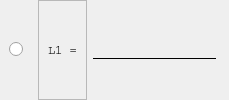
                                 <widget class="QFrame" name="frame_14">
                                  <property name="frameShape">
                                   <enum>QFrame::NoFrame</enum>
                                  </property>
                                  <property name="frameShadow">
                                   <enum>QFrame::Plain</enum>
                                  </property>
                                  <layout class="QHBoxLayout" name="horizontalLayout_7">
                                   <property name="spacing">
                                    <number>6</number>
                                   </property>
                                   <property name="leftMargin">
                                    <number>0</number>
                                   </property>
                                   <property name="topMargin">
                                    <number>0</number>
                                   </property>
                                   <property name="rightMargin">
                                    <number>0</number>
                                   </property>
                                   <property name="bottomMargin">
                                    <number>0</number>
                                   </property>
                                   <item>
                                    <widget class="QFrame" name="frame_21">
                                     <property name="frameShape">
                                      <enum>QFrame::NoFrame</enum>
                                     </property>
                                     <property name="frameShadow">
                                      <enum>QFrame::Plain</enum>
                                     </property>
                                     <layout class="QVBoxLayout" name="verticalLayout_8">
                                      <item>
                                       <widget class="QRadioButton" name="radioButton">
                                        <property name="text">
                                         <string/>
                                        </property>
                                       </widget>
                                      </item>
                                     </layout>
                                    </widget>
                                   </item>
                                   <item>
                                    <widget class="QFrame" name="frame_19">
                                     <property name="frameShape">
                                      <enum>QFrame::StyledPanel</enum>
                                     </property>
                                     <property name="frameShadow">
                                      <enum>QFrame::Raised</enum>
                                     </property>
                                     <layout class="QVBoxLayout" name="verticalLayout_9">
                                      <item>
                                       <widget class="QLabel" name="label_3">
                                        <property name="font">
                                         <font>
                                          <family>Courier</family>
                                         </font>
                                        </property>
                                        <property name="text">
                                         <string>L1 =</string>
                                        </property>
                                       </widget>
                                      </item>
                                     </layout>
                                    </widget>
                                   </item>
                                   <item>
                                    <widget class="QFrame" name="frame_20">
                                     <property name="frameShape">
                                      <enum>QFrame::NoFrame</enum>
                                     </property>
                                     <property name="frameShadow">
                                      <enum>QFrame::Plain</enum>
                                     </property>
                                     <layout class="QVBoxLayout" name="verticalLayout_10">
                                      <property name="spacing">
                                       <number>0</number>
                                      </property>
                                      <property name="leftMargin">
                                       <number>0</number>
                                      </property>
                                      <property name="topMargin">
                                       <number>0</number>
                                      </property>
                                      <property name="rightMargin">
                                       <number>0</number>
                                      </property>
                                      <property name="bottomMargin">
                                       <number>0</number>
                                      </property>
                                      <item>
                                       <widget class="QLineEdit" name="CR_L1">
                                        <property name="sizePolicy">
                                         <sizepolicy hsizetype="Expanding" vsizetype="Fixed">
                                          <horstretch>0</horstretch>
                                          <verstretch>0</verstretch>
                                         </sizepolicy>
                                        </property>
                                        <property name="minimumSize">
                                         <size>
                                          <width>50</width>
                                          <height>0</height>
                                         </size>
                                        </property>
                                        <property name="styleSheet">
                                         <string notr="true">QLineEdit{
	border:transparent;
	background: transparent;
	border-bottom: 1px solid black;
	font: 14px;

}


QLineEdit:down-arrow {
    image: url(resources/arrow.png);
	width: 14px;
	height: 14px;
}

QLineEdit QAbstractItemView {

    border: 2px solid darkgray;
    selection-background-color: rgb(174, 255, 193);
	selection-color: black;
	background-color: white;

}</string>
                                        </property>
                                       </widget>
                                      </item>
                                     </layout>
                                    </widget>
                                   </item>
                                   <item>
                                    <widget class="QFrame" name="frame_33">
                                     <property name="maximumSize">
                                      <size>
                                       <width>15</width>
                                       <height>15</height>
                                      </size>
                                     </property>
                                     <property name="frameShape">
                                      <enum>QFrame::NoFrame</enum>
                                     </property>
                                     <property name="frameShadow">
                                      <enum>QFrame::Plain</enum>
                                     </property>
                                     <layout class="QVBoxLayout" name="verticalLayout_22">
                                      <property name="spacing">
                                       <number>0</number>
                                      </property>
                                      <property name="leftMargin">
                                       <number>0</number>
                                      </property>
                                      <property name="topMargin">
                                       <number>0</number>
                                      </property>
                                      <property name="rightMargin">
                                       <number>0</number>
                                      </property>
                                      <property name="bottomMargin">
                                       <number>0</number>
                                      </property>
                                      <item>
                                       <widget class="QLabel" name="label_10">
                                        <property name="styleSheet">
                                         <string notr="true">border: transparent;</string>
                                        </property>
                                        <property name="text">
                                         <string/>
                                        </property>
                                        <property name="pixmap">
                                         <pixmap>resources/omega.png</pixmap>
                                        </property>
                                        <property name="scaledContents">
                                         <bool>true</bool>
                                        </property>
                                       </widget>
                                      </item>
                                     </layout>
                                    </widget>
                                   </item>
                                  </layout>
                                 </widget>
